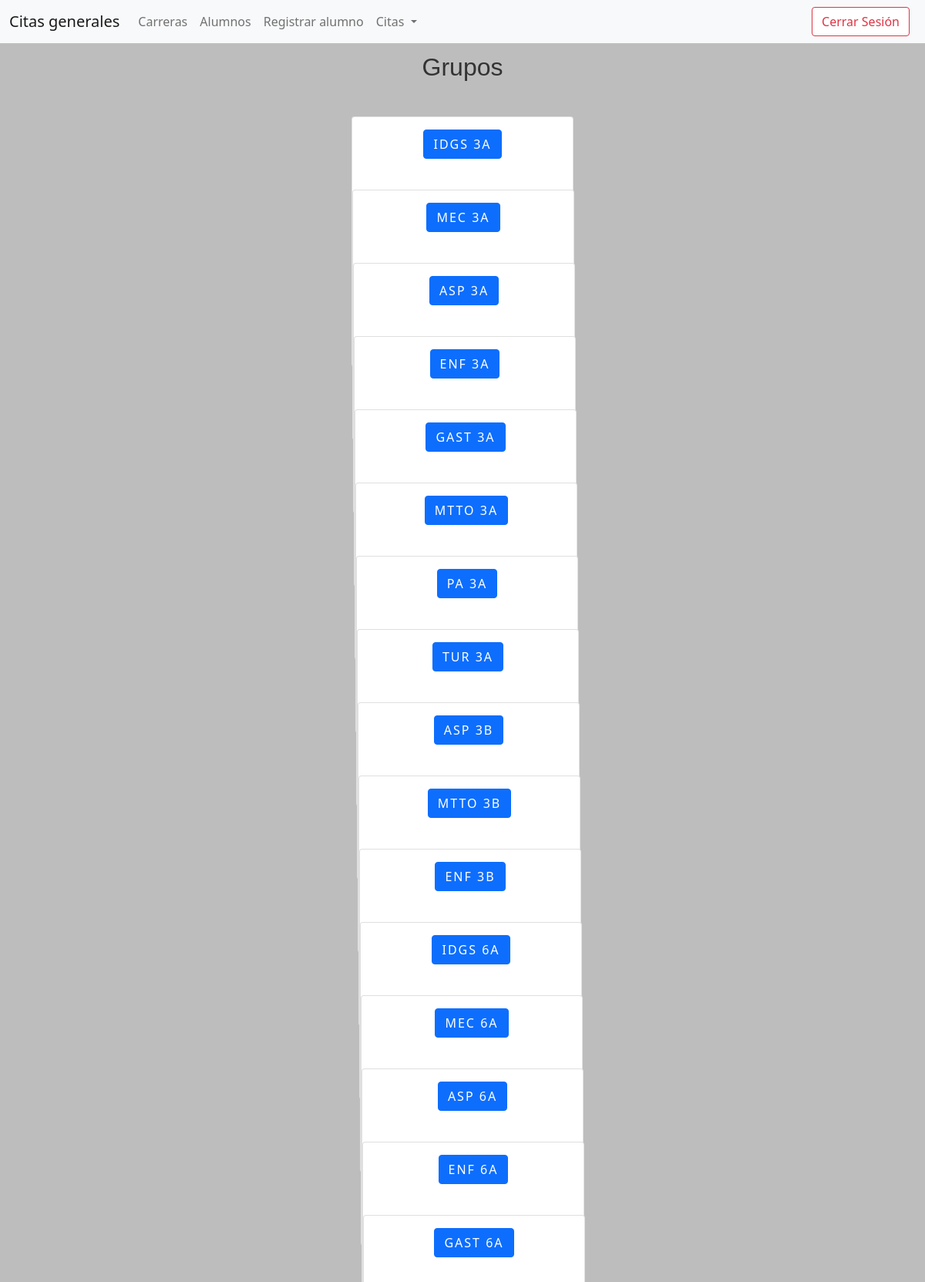
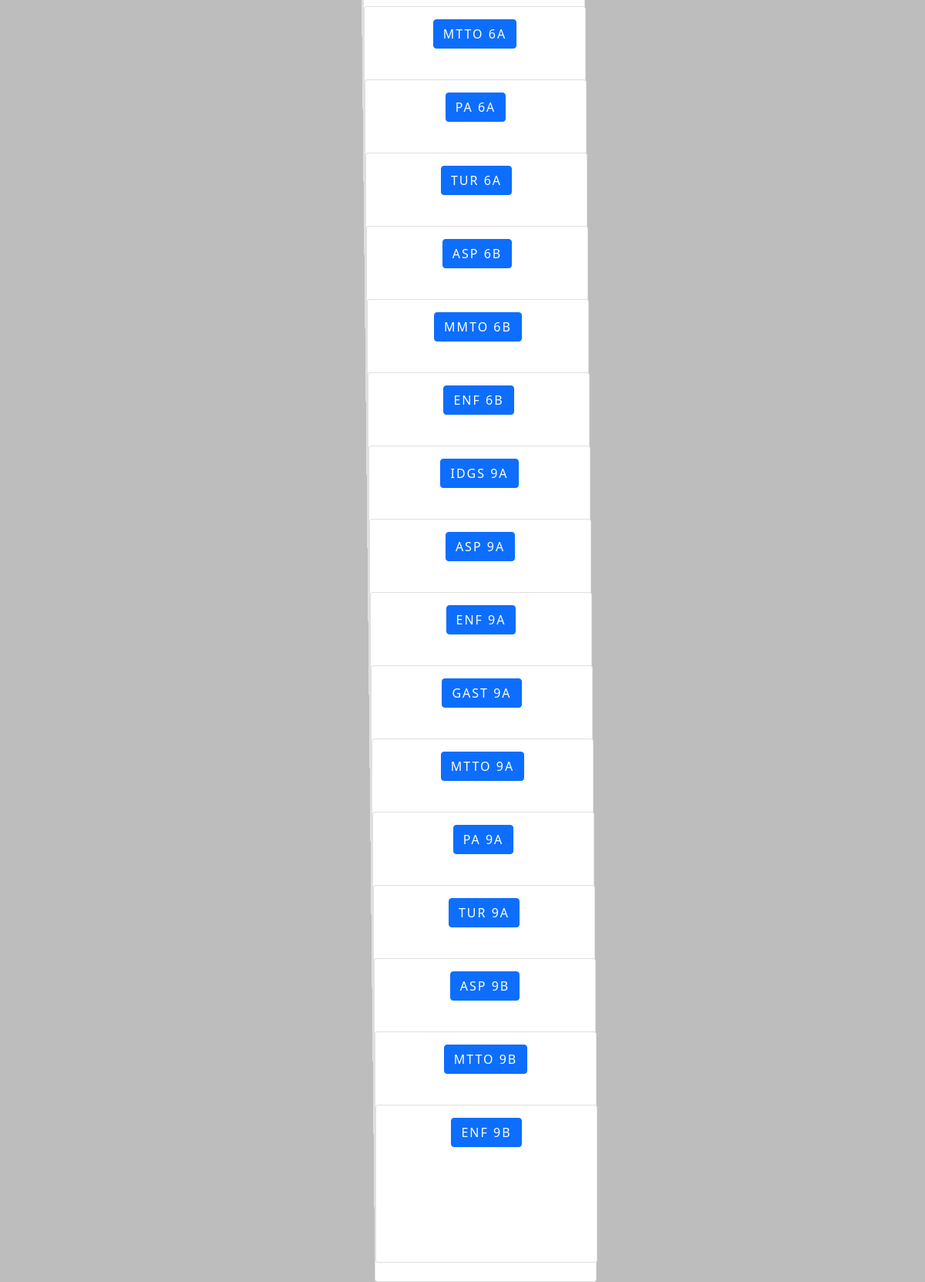
The page /pagina/tutorias/lista_grupo.php (signed in) on the database its author committed (2 pictures, top to bottom).
### tables this page shows
CREATE TABLE `grupo` (
  `id` bigint(20) UNSIGNED NOT NULL,
  `nombre_grupo` char(30) NOT NULL,
  `grado` char(20) NOT NULL,
  `grupo` char(1) NOT NULL,
  `imagen` varchar(900) NOT NULL,
  `fkcarrera` bigint(20) UNSIGNED NOT NULL,
  `created_at` timestamp NULL DEFAULT NULL,
  `updated_at` timestamp NULL DEFAULT NULL
);

### pagina/tutorias/clases/clases.php (called while the page is built, shortened)
<?php
class Grupo{
	function __construct(){
		require_once("conexion.php");
		$this->conexion= new Conexion();
	}
	function mostrar(){
		$consulta="SELECT * FROM grupo ORDER BY grado ASC";
		$resultado=$this->conexion->returnConsulta($consulta);
		return $resultado;
	}
 }
?>

### pagina/tutorias/clases/conexion.php (called while the page is built, shortened)
<?php
class Conexion extends mysqli{
    function returnConsulta($consulta){
        $datos=$this->query($consulta);
        return $datos;
    }
}
?>

### pagina/tutorias/lista_grupo.php (the view, shortened to what this page needs)
<?php
require_once("clases/clases.php");
$grupo= new Grupo();
$registros=$grupo->mostrar();
?>
<!DOCTYPE html>
<html lang="en">
<head>
    <link rel="stylesheet" href="css/estilo.css">
    <link rel="stylesheet" href="css/bootstrap.css">
</head>
<body>
<nav class="navbar navbar-expand-lg navbar-light bg-light fixed-top">
  <div class="container-fluid">
    <a class="navbar-brand" href="lista_citas.php">Citas generales</a>
    <div class="collapse navbar-collapse" id="navbarSupportedContent">
      <ul class="navbar-nav me-auto mb-2 mb-lg-0">
        <li class="nav-item">
            <a class="nav-link" href="lista_carrera.php">Carreras</a>
        </li>
        <li class="nav-item">
            <a class="nav-link" href="lista_alumno.php">Alumnos</a>
        </li>
        <li class="nav-item">
            <a class="nav-link" href="formulario_alumno.php">Registrar alumno</a>
        </li>
        <li class="nav-item dropdown">
          <a class="nav-link dropdown-toggle" href="#" id="navbarDropdown" role="button" data-bs-toggle="dropdown" aria-expanded="false">
            Citas
          </a>
        </li>
      </ul>
      <form class="d-flex">
        <a href="cerrar_sesion.php" id="logout" class="form-control me-2 btn-outline-danger">Cerrar Sesión</a>
      </form>
    </div>
  </div>
</nav><br><br>
    <div align="center">
        <h2>Grupos</h2>
        <div class="listas">
                    <div class="row mx-auto" style="display: inline-block;">
                        <div class="col-sm-4">
                            <?php
                                while($fila=mysqli_fetch_array($registros)){
                             ?>
                            <div class="card" style="width: 18rem; height: 325px">
                                    <div class="card-body">
                                        <a href=""><button class="btn btn-primary btn-block"><?=$fila['nombre_grupo']." ".$fila['grado'], $fila['grupo'];?></button></a><br><br>
                                    </div>
                                    <?php
                                        }
                                     ?>
                            </div><br>
                        </div>
                    </div>
            <br><br>
        </div>
    </div>
</body>
</html>

### pagina/tutorias/css/estilo.css (style rules this page uses)
html, body, h1, h2, form, label, header { margin: 0; padding: 0; border: 0; font-size: 100%; vertical-align: baseline; }
html, body { padding: 0; margin: 0; background: #bdbdbd; font-family: 'Raleway', sans-serif; }
.btn-block { background: #00b4b4; border-radius: 8px; color: #fff; font-size: 11px; padding: 10px 22px; letter-spacing: 2px; cursor: pointer; }
h2 { font-size: 24px; color: #333; letter-spacing: 1px; font-family: 'Raleway', sans-serif; font-weight: 400; margin: 1em 0em .5em 0em; }
h2, h1 { margin: 0; padding: 20px; font-family: 'Relaway', sans-serif; font-weight: 600; letter-spacing: 0px; }
.listas { display: inline-block; text-align: center; }
#logout { float: right; text-decoration: none; }

### rows shown on the page
grupo: nombre_grupo "IDGS", grado "3", grupo "A"
grupo: nombre_grupo "MEC", grado "3", grupo "A"
grupo: nombre_grupo "ASP", grado "3", grupo "A"
grupo: nombre_grupo "ENF", grado "3", grupo "A"
grupo: nombre_grupo "GAST", grado "3", grupo "A"
grupo: nombre_grupo "MTTO", grado "3", grupo "A"
grupo: nombre_grupo "PA", grado "3", grupo "A"
grupo: nombre_grupo "TUR", grado "3", grupo "A"
grupo: nombre_grupo "ASP", grado "3", grupo "B"
grupo: nombre_grupo "MTTO", grado "3", grupo "B"
grupo: nombre_grupo "ENF", grado "3", grupo "B"
grupo: nombre_grupo "IDGS", grado "6", grupo "A"
grupo: nombre_grupo "MEC", grado "6", grupo "A"
grupo: nombre_grupo "ASP", grado "6", grupo "A"
grupo: nombre_grupo "ENF", grado "6", grupo "A"
grupo: nombre_grupo "GAST", grado "6", grupo "A"
grupo: nombre_grupo "MTTO", grado "6", grupo "A"
grupo: nombre_grupo "PA", grado "6", grupo "A"
grupo: nombre_grupo "TUR", grado "6", grupo "A"
grupo: nombre_grupo "ASP", grado "6", grupo "B"
grupo: nombre_grupo "MMTO", grado "6", grupo "B"
grupo: nombre_grupo "ENF", grado "6", grupo "B"
grupo: nombre_grupo "IDGS", grado "9", grupo "A"
grupo: nombre_grupo "ASP", grado "9", grupo "A"
grupo: nombre_grupo "ENF", grado "9", grupo "A"
grupo: nombre_grupo "GAST", grado "9", grupo "A"
grupo: nombre_grupo "MTTO", grado "9", grupo "A"
grupo: nombre_grupo "PA", grado "9", grupo "A"
grupo: nombre_grupo "TUR", grado "9", grupo "A"
grupo: nombre_grupo "ASP", grado "9", grupo "B"
grupo: nombre_grupo "MTTO", grado "9", grupo "B"
grupo: nombre_grupo "ENF", grado "9", grupo "B"
